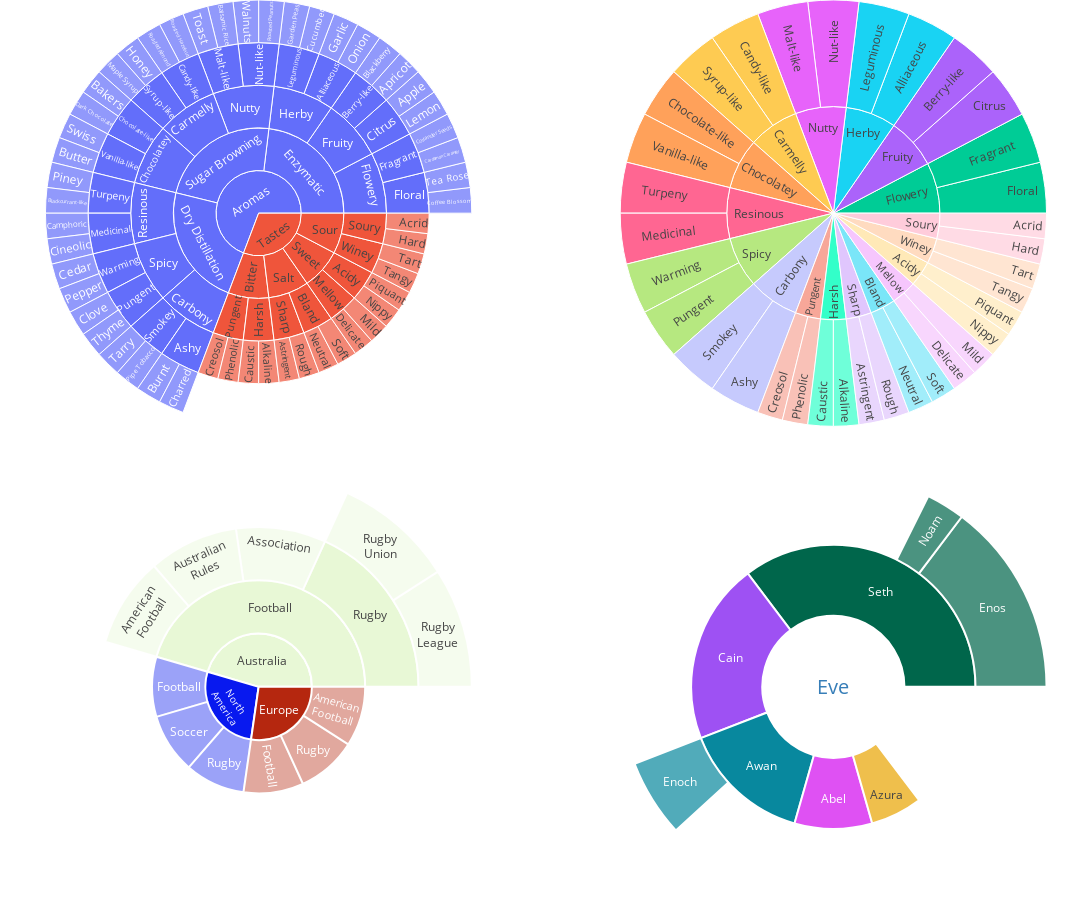

Here is the notebook cell this chart was saved with:
### Code cell
iplot(fig)

### Figure 1 — Plotly figure (JSON) as saved in the notebook; plotly's stock layout.template omitted (floating-point values rounded to 4 significant figures)
{"data": [{"domain": {"column": 0, "row": 0}, "ids": ["Aromas", "Tastes", "Aromas-Enzymatic", "Aromas-Sugar Browning", "Aromas-Dry Distillation", "Tastes-Bitter", "Tastes-Salt", "Tastes-Sweet", "Tastes-Sour", "Enzymatic-Flowery", "Enzymatic-Fruity", "Enzymatic-Herby", "Sugar Browning-Nutty", "Sugar Browning-Carmelly", "Sugar Browning-Chocolatey", "Dry Distillation-Resinous", "Dry Distillation-Spicy", "Dry Distillation-Carbony", "Bitter-Pungent", "Bitter-Harsh", "Salt-Sharp", "Salt-Bland", "Sweet-Mellow", "Sweet-Acidy", "Sour-Winey", "Sour-Soury", "Flowery-Floral", "Flowery-Fragrant", "Fruity-Citrus", "Fruity-Berry-like", "Herby-Alliaceous", "Herby-Leguminous", "Nutty-Nut-like", "Nutty-Malt-like", "Carmelly-Candy-like", "Carmelly-Syrup-like", "Chocolatey-Chocolate-like", "Chocolatey-Vanilla-like", "Resinous-Turpeny", "Resinous-Medicinal", "Spicy-Warming", "Spicy-Pungent", "Carbony-Smokey", "Carbony-Ashy", "Pungent-Creosol", "Pungent-Phenolic", "Harsh-Caustic", "Harsh-Alkaline", "Sharp-Astringent", "Sharp-Rough", "Bland-Neutral", "Bland-Soft", "Mellow-Delicate", "Mellow-Mild", "Acidy-Nippy", "Acidy-Piquant", "Winey-Tangy", "Winey-Tart", "Soury-Hard", "Soury-Acrid", "Floral-Coffee Blossom", "Floral-Tea Rose", "Fragrant-Cardamon Caraway", "Fragrant-Coriander Seeds", "Citrus-Lemon", "Citrus-Apple", "Berry-like-Apricot", "Berry-like-Blackberry", "Alliaceous-Onion", "Alliaceous-Garlic", "Leguminous-Cucumber", "Leguminous-Garden Peas", "Nut-like-Roasted Peanuts", "Nut-like-Walnuts", "Malt-like-Balsamic Rice", "Malt-like-Toast", "Candy-like-Roasted Hazelnut", "Candy-like-Roasted Almond", "Syrup-like-Honey", "Syrup-like-Maple Syrup", "Chocolate-like-Bakers", "Chocolate-like-Dark Chocolate", "Vanilla-like-Swiss", "Vanilla-like-Butter", "Turpeny-Piney", "Turpeny-Blackcurrant-like", "Medicinal-Camphoric", "Medicinal-Cineolic", "Warming-Cedar", "Warming-Pepper", "Pungent-Clove", "Pungent-Thyme", "Smokey-Tarry", "Smokey-Pipe Tobacco", "Ashy-Burnt", "Ashy-Charred"], "labels": ["Aromas", "Tastes", "Enzymatic", "Sugar Browning", "Dry Distillation", "Bitter", "Salt", "Sweet", "Sour", "Flowery", "Fruity", "Herby", "Nutty", "Carmelly", "Chocolatey", "Resinous", "Spicy", "Carbony", "Pungent", "Harsh", "Sharp", "Bland", "Mellow", "Acidy", "Winey", "Soury", "Floral", "Fragrant", "Citrus", "Berry-like", "Alliaceous", "Leguminous", "Nut-like", "Malt-like", "Candy-like", "Syrup-like", "Chocolate-like", "Vanilla-like", "Turpeny", "Medicinal", "Warming", "Pungent", "Smokey", "Ashy", "Creosol", "Phenolic", "Caustic", "Alkaline", "Astringent", "Rough", "Neutral", "Soft", "Delicate", "Mild", "Nippy", "Piquant", "Tangy", "Tart", "Hard", "Acrid", "Coffee Blossom", "Tea Rose", "Cardamon Caraway", "Coriander Seeds", "Lemon", "Apple", "Apricot", "Blackberry", "Onion", "Garlic", "Cucumber", "Garden Peas", "Roasted Peanuts", "Walnuts", "Balsamic Rice", "Toast", "Roasted Hazelnut", "Roasted Almond", "Honey", "Maple Syrup", "Bakers", "Dark Chocolate", "Swiss", "Butter", "Piney", "Blackcurrant-like", "Camphoric", "Cineolic", "Cedar", "Pepper", "Clove", "Thyme", "Tarry", "Pipe Tobacco", "Burnt", "Charred"], "parents": [null, null, "Aromas", "Aromas", "Aromas", "Tastes", "Tastes", "Tastes", "Tastes", "Aromas-Enzymatic", "Aromas-Enzymatic", "Aromas-Enzymatic", "Aromas-Sugar Browning", "Aromas-Sugar Browning", "Aromas-Sugar Browning", "Aromas-Dry Distillation", "Aromas-Dry Distillation", "Aromas-Dry Distillation", "Tastes-Bitter", "Tastes-Bitter", "Tastes-Salt", "Tastes-Salt", "Tastes-Sweet", "Tastes-Sweet", "Tastes-Sour", "Tastes-Sour", "Enzymatic-Flowery", "Enzymatic-Flowery", "Enzymatic-Fruity", "Enzymatic-Fruity", "Enzymatic-Herby", "Enzymatic-Herby", "Sugar Browning-Nutty", "Sugar Browning-Nutty", "Sugar Browning-Carmelly", "Sugar Browning-Carmelly", "Sugar Browning-Chocolatey", "Sugar Browning-Chocolatey", "Dry Distillation-Resinous", "Dry Distillation-Resinous", "Dry Distillation-Spicy", "Dry Distillation-Spicy", "Dry Distillation-Carbony", "Dry Distillation-Carbony", "Bitter-Pungent", "Bitter-Pungent", "Bitter-Harsh", "Bitter-Harsh", "Salt-Sharp", "Salt-Sharp", "Salt-Bland", "Salt-Bland", "Sweet-Mellow", "Sweet-Mellow", "Sweet-Acidy", "Sweet-Acidy", "Sour-Winey", "Sour-Winey", "Sour-Soury", "Sour-Soury", "Flowery-Floral", "Flowery-Floral", "Flowery-Fragrant", "Flowery-Fragrant", "Fruity-Citrus", "Fruity-Citrus", "Fruity-Berry-like", "Fruity-Berry-like", "Herby-Alliaceous", "Herby-Alliaceous", "Herby-Leguminous", "Herby-Leguminous", "Nutty-Nut-like", "Nutty-Nut-like", "Nutty-Malt-like", "Nutty-Malt-like", "Carmelly-Candy-like", "Carmelly-Candy-like", "Carmelly-Syrup-like", "Carmelly-Syrup-like", "Chocolatey-Chocolate-like", "Chocolatey-Chocolate-like", "Chocolatey-Vanilla-like", "Chocolatey-Vanilla-like", "Resinous-Turpeny", "Resinous-Turpeny", "Resinous-Medicinal", "Resinous-Medicinal", "Spicy-Warming", "Spicy-Warming", "Spicy-Pungent", "Spicy-Pungent", "Carbony-Smokey", "Carbony-Smokey", "Carbony-Ashy", "Carbony-Ashy"], "type": "sunburst", "uid": "f9fa9c24-a13a-4cd5-8fe9-9baadc436a2c"}, {"domain": {"column": 1, "row": 0}, "ids": ["Enzymatic-Flowery", "Enzymatic-Fruity", "Enzymatic-Herby", "Sugar Browning-Nutty", "Sugar Browning-Carmelly", "Sugar Browning-Chocolatey", "Dry Distillation-Resinous", "Dry Distillation-Spicy", "Dry Distillation-Carbony", "Bitter-Pungent", "Bitter-Harsh", "Salt-Sharp", "Salt-Bland", "Sweet-Mellow", "Sweet-Acidy", "Sour-Winey", "Sour-Soury", "Flowery-Floral", "Flowery-Fragrant", "Fruity-Citrus", "Fruity-Berry-like", "Herby-Alliaceous", "Herby-Leguminous", "Nutty-Nut-like", "Nutty-Malt-like", "Carmelly-Candy-like", "Carmelly-Syrup-like", "Chocolatey-Chocolate-like", "Chocolatey-Vanilla-like", "Resinous-Turpeny", "Resinous-Medicinal", "Spicy-Warming", "Spicy-Pungent", "Carbony-Smokey", "Carbony-Ashy", "Pungent-Creosol", "Pungent-Phenolic", "Harsh-Caustic", "Harsh-Alkaline", "Sharp-Astringent", "Sharp-Rough", "Bland-Neutral", "Bland-Soft", "Mellow-Delicate", "Mellow-Mild", "Acidy-Nippy", "Acidy-Piquant", "Winey-Tangy", "Winey-Tart", "Soury-Hard", "Soury-Acrid", "Floral-Coffee Blossom", "Floral-Tea Rose", "Fragrant-Cardamon Caraway", "Fragrant-Coriander Seeds", "Citrus-Lemon", "Citrus-Apple", "Berry-like-Apricot", "Berry-like-Blackberry", "Alliaceous-Onion", "Alliaceous-Garlic", "Leguminous-Cucumber", "Leguminous-Garden Peas", "Nut-like-Roasted Peanuts", "Nut-like-Walnuts", "Malt-like-Balsamic Rice", "Malt-like-Toast", "Candy-like-Roasted Hazelnut", "Candy-like-Roasted Almond", "Syrup-like-Honey", "Syrup-like-Maple Syrup", "Chocolate-like-Bakers", "Chocolate-like-Dark Chocolate", "Vanilla-like-Swiss", "Vanilla-like-Butter", "Turpeny-Piney", "Turpeny-Blackcurrant-like", "Medicinal-Camphoric", "Medicinal-Cineolic", "Warming-Cedar", "Warming-Pepper", "Pungent-Clove", "Pungent-Thyme", "Smokey-Tarry", "Smokey-Pipe Tobacco", "Ashy-Burnt", "Ashy-Charred"], "labels": ["Flowery", "Fruity", "Herby", "Nutty", "Carmelly", "Chocolatey", "Resinous", "Spicy", "Carbony", "Pungent", "Harsh", "Sharp", "Bland", "Mellow", "Acidy", "Winey", "Soury", "Floral", "Fragrant", "Citrus", "Berry-like", "Alliaceous", "Leguminous", "Nut-like", "Malt-like", "Candy-like", "Syrup-like", "Chocolate-like", "Vanilla-like", "Turpeny", "Medicinal", "Warming", "Pungent", "Smokey", "Ashy", "Creosol", "Phenolic", "Caustic", "Alkaline", "Astringent", "Rough", "Neutral", "Soft", "Delicate", "Mild", "Nippy", "Piquant", "Tangy", "Tart", "Hard", "Acrid", "Coffee Blossom", "Tea Rose", "Cardamon Caraway", "Coriander Seeds", "Lemon", "Apple", "Apricot", "Blackberry", "Onion", "Garlic", "Cucumber", "Garden Peas", "Roasted Peanuts", "Walnuts", "Balsamic Rice", "Toast", "Roasted Hazelnut", "Roasted Almond", "Honey", "Maple Syrup", "Bakers", "Dark Chocolate", "Swiss", "Butter", "Piney", "Blackcurrant-like", "Camphoric", "Cineolic", "Cedar", "Pepper", "Clove", "Thyme", "Tarry", "Pipe Tobacco", "Burnt", "Charred"], "maxdepth": 2, "parents": [null, null, null, null, null, null, null, null, null, null, null, null, null, null, null, null, null, "Enzymatic-Flowery", "Enzymatic-Flowery", "Enzymatic-Fruity", "Enzymatic-Fruity", "Enzymatic-Herby", "Enzymatic-Herby", "Sugar Browning-Nutty", "Sugar Browning-Nutty", "Sugar Browning-Carmelly", "Sugar Browning-Carmelly", "Sugar Browning-Chocolatey", "Sugar Browning-Chocolatey", "Dry Distillation-Resinous", "Dry Distillation-Resinous", "Dry Distillation-Spicy", "Dry Distillation-Spicy", "Dry Distillation-Carbony", "Dry Distillation-Carbony", "Bitter-Pungent", "Bitter-Pungent", "Bitter-Harsh", "Bitter-Harsh", "Salt-Sharp", "Salt-Sharp", "Salt-Bland", "Salt-Bland", "Sweet-Mellow", "Sweet-Mellow", "Sweet-Acidy", "Sweet-Acidy", "Sour-Winey", "Sour-Winey", "Sour-Soury", "Sour-Soury", "Flowery-Floral", "Flowery-Floral", "Flowery-Fragrant", "Flowery-Fragrant", "Fruity-Citrus", "Fruity-Citrus", "Fruity-Berry-like", "Fruity-Berry-like", "Herby-Alliaceous", "Herby-Alliaceous", "Herby-Leguminous", "Herby-Leguminous", "Nutty-Nut-like", "Nutty-Nut-like", "Nutty-Malt-like", "Nutty-Malt-like", "Carmelly-Candy-like", "Carmelly-Candy-like", "Carmelly-Syrup-like", "Carmelly-Syrup-like", "Chocolatey-Chocolate-like", "Chocolatey-Chocolate-like", "Chocolatey-Vanilla-like", "Chocolatey-Vanilla-like", "Resinous-Turpeny", "Resinous-Turpeny", "Resinous-Medicinal", "Resinous-Medicinal", "Spicy-Warming", "Spicy-Warming", "Spicy-Pungent", "Spicy-Pungent", "Carbony-Smokey", "Carbony-Smokey", "Carbony-Ashy", "Carbony-Ashy"], "type": "sunburst", "uid": "afcfb5e5-c10e-40b7-8ad3-4e294938f486"}, {"domain": {"column": 0, "row": 1}, "ids": ["North America", "Europe", "Australia", "North America - Football", "Soccer", "North America - Rugby", "Europe - Football", "Rugby", "Europe - American Football", "Australia - Football", "Association", "Australian Rules", "Autstralia - American Football", "Australia - Rugby", "Rugby League", "Rugby Union"], "labels": ["North<br>America", "Europe", "Australia", "Football", "Soccer", "Rugby", "Football", "Rugby", "American<br>Football", "Football", "Association", "Australian<br>Rules", "American<br>Football", "Rugby", "Rugby<br>League", "Rugby<br>Union"], "leaf": {"opacity": 0.4}, "marker": {"line": {"width": 2}}, "outsidetextfont": {"color": "#377eb8", "size": 20}, "parents": ["", "", "", "North America", "North America", "North America", "Europe", "Europe", "Europe", "Australia", "Australia - Football", "Australia - Football", "Australia - Football", "Australia - Football", "Australia - Rugby", "Australia - Rugby"], "type": "sunburst", "uid": "715a0261-6d21-477a-b224-b7b36d538151"}, {"domain": {"column": 1, "row": 1}, "labels": ["Eve", "Cain", "Seth", "Enos", "Noam", "Abel", "Awan", "Enoch", "Azura"], "marker": {"line": {"width": 2}}, "outsidetextfont": {"color": "#377eb8", "size": 20}, "parents": ["", "Eve", "Eve", "Seth", "Seth", "Eve", "Eve", "Awan", "Eve"], "type": "sunburst", "uid": "e2b5962b-4e54-45ff-8b7a-cc68e86ba571", "values": [10, 14, 12, 10, 2, 6, 6, 4, 4]}], "layout": {"extendsunburstcolors": true, "grid": {"columns": 2, "rows": 2}, "height": 900, "margin": {"b": 0, "l": 0, "r": 0, "t": 0}, "sunburstcolorway": ["#636efa", "#EF553B", "#00cc96", "#ab63fa", "#19d3f3", "#e763fa", "#FECB52", "#FFA15A", "#FF6692", "#B6E880"], "width": 1500}}
